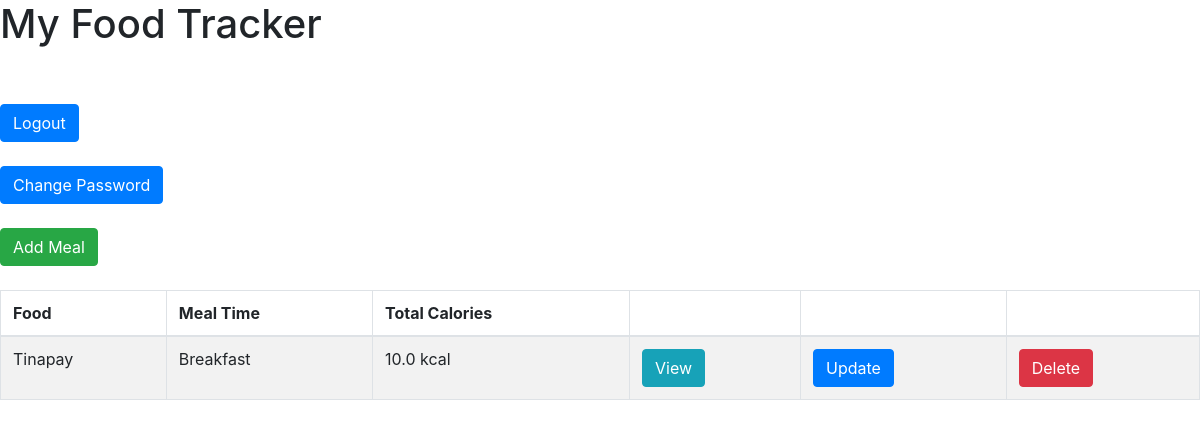
/index, run on the app's committed database.
### food/models.py (models this page shows, shortened)
class Meal(models.Model):
	BREAKFAST = 1
	MORNING_SNACK = 2
	LUNCH = 3
	AFTERNOON_SNACK = 4
	DINNER = 5
	EVENING_SNACK = 6
	MEAL_TIME_TYPES = (
		(BREAKFAST, "Breakfast"),
		(LUNCH, "Lunch"),
		(BREAKFAST, "Breakfast"),
		(MORNING_SNACK, "Morning Snack"),
		(LUNCH, "Lunch"),
		(AFTERNOON_SNACK, "Afternoon Snack"),
		(DINNER, "Dinner"),
		(EVENING_SNACK, "Evening Snack"),
	)
	food = models.ForeignKey(Food, verbose_name="Food",on_delete = models.CASCADE)
	serving_size = models.IntegerField(verbose_name="Serving Size")
	meal_time = models.IntegerField(verbose_name="Meal Time", choices=MEAL_TIME_TYPES)
	def get_total_calories(self):
		return self.serving_size * self.food.calories

class Food(models.Model):
	name = models.CharField(verbose_name="Name", max_length=200)
	calories = models.FloatField(verbose_name="Calories (kcal)")
	total_fat = models.FloatField(verbose_name="Total Fat (g)")
	saturated_fat = models.FloatField(verbose_name="Saturated Fat (g)")
	cholesterol = models.FloatField(verbose_name="Cholesterol (mg)")
	sodium = models.FloatField(verbose_name="Sodium (mg)")
	total_carbohydrate = models.FloatField(verbose_name="Total Carbohydrate (g)")
	dietary_fibre = models.FloatField(verbose_name="Dietary Fibre (g)")
	sugar = models.FloatField(verbose_name="Sugar (g)")
	protein = models.FloatField(verbose_name="Protein (g)")

### food/views.py (the view)
# urls.py: url(r'^index$', index, name='index'),
def index(request):
	template = 'list.html'
	meals = Meal.objects.all()
	context = {
		'meals': meals,
	}
	return render(request, template, context)

### templates/list.html (shortened to what this page needs)
<html>
	<head>
		<link rel="stylesheet" href="https://stackpath.bootstrapcdn.com/bootstrap/4.1.1/css/bootstrap.min.css">
	</head>
	<body>
		<h1>My Food Tracker</h1> <br /><br />
		<a href="{% url 'auth_logout' %}" class="btn btn-primary">Logout</a><br></br>
		<a href="{% url 'auth_password_change' %}" class="btn btn-primary">Change Password</a><br></br>
		<a href="{% url 'food:add-meal' %}" class="btn btn-success">Add Meal</a> <br /><br />
		<table class="table table-striped table-bordered">
			<thead>
				<tr>
					<th>Food</th>
					<th>Meal Time</th>
					<th>Total Calories</th>
					<th></th>
					<th></th>
					<th></th>
				</tr>
			</thead>
			<tbody>
				{% for meal in meals %}
				<tr>
					<td>{{ meal.food.name }}</td>
					<td>{{ meal.get_meal_time_display }}</td>
					<td>{{ meal.get_total_calories }} kcal</td>
					<td>
						<a href="{% url 'food:view-meal' meal.id %}" class="btn btn-info">View</a>
					</td>
					<td>
						<a href="{% url 'food:update-meal' meal.id %}" class="btn btn-primary">Update</a>
					</td>
					<td>
						<a href="{% url 'food:delete-meal' meal.id %}" class="btn btn-danger">Delete</a>
					</td>
				</tr>
				{% empty %}
				<tr>
					<td colspan=6>No meals yet</td>
				</tr>
				{% endfor %}
			</tbody>
		</table>
	</body>
</html>

### data on the page
Meal: food.name "Tinapay", meal_time "Breakfast", get_total_calories "10.0"
